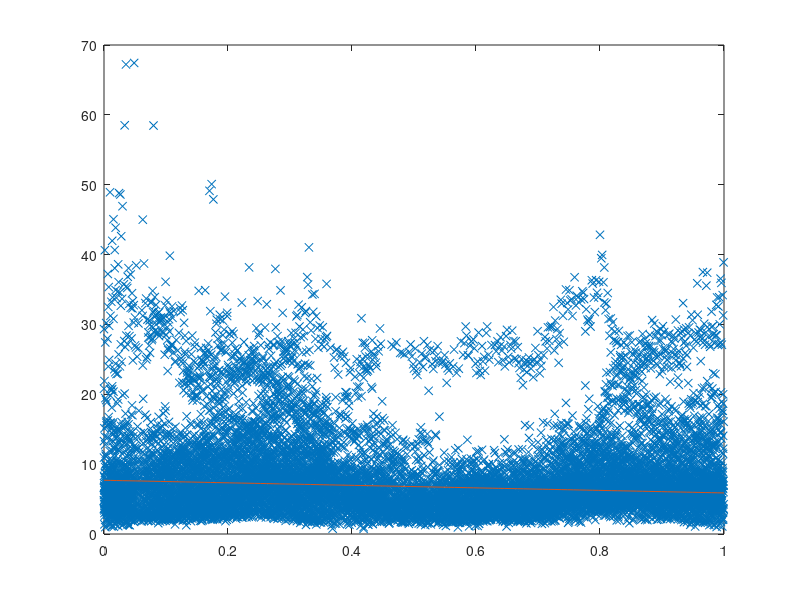

Reproduce this figure in MATLAB.
clear;

data = load('2022-09_sensor-wind-p1.csv');
hypothesis = load('2022-09_sensor-hypothesis.csv');

x_data = data(:,1);
y_data = data(:,3);

m = length(hypothesis(:,2));

x = linspace(0, 1);
y_0 = hypothesis(1, 2);
y_m = hypothesis(m, 2);
h = y_0 - (y_0 - y_m) * x;

figure;
plot(x_data, y_data, 'x');
hold on;
plot(x, h);

